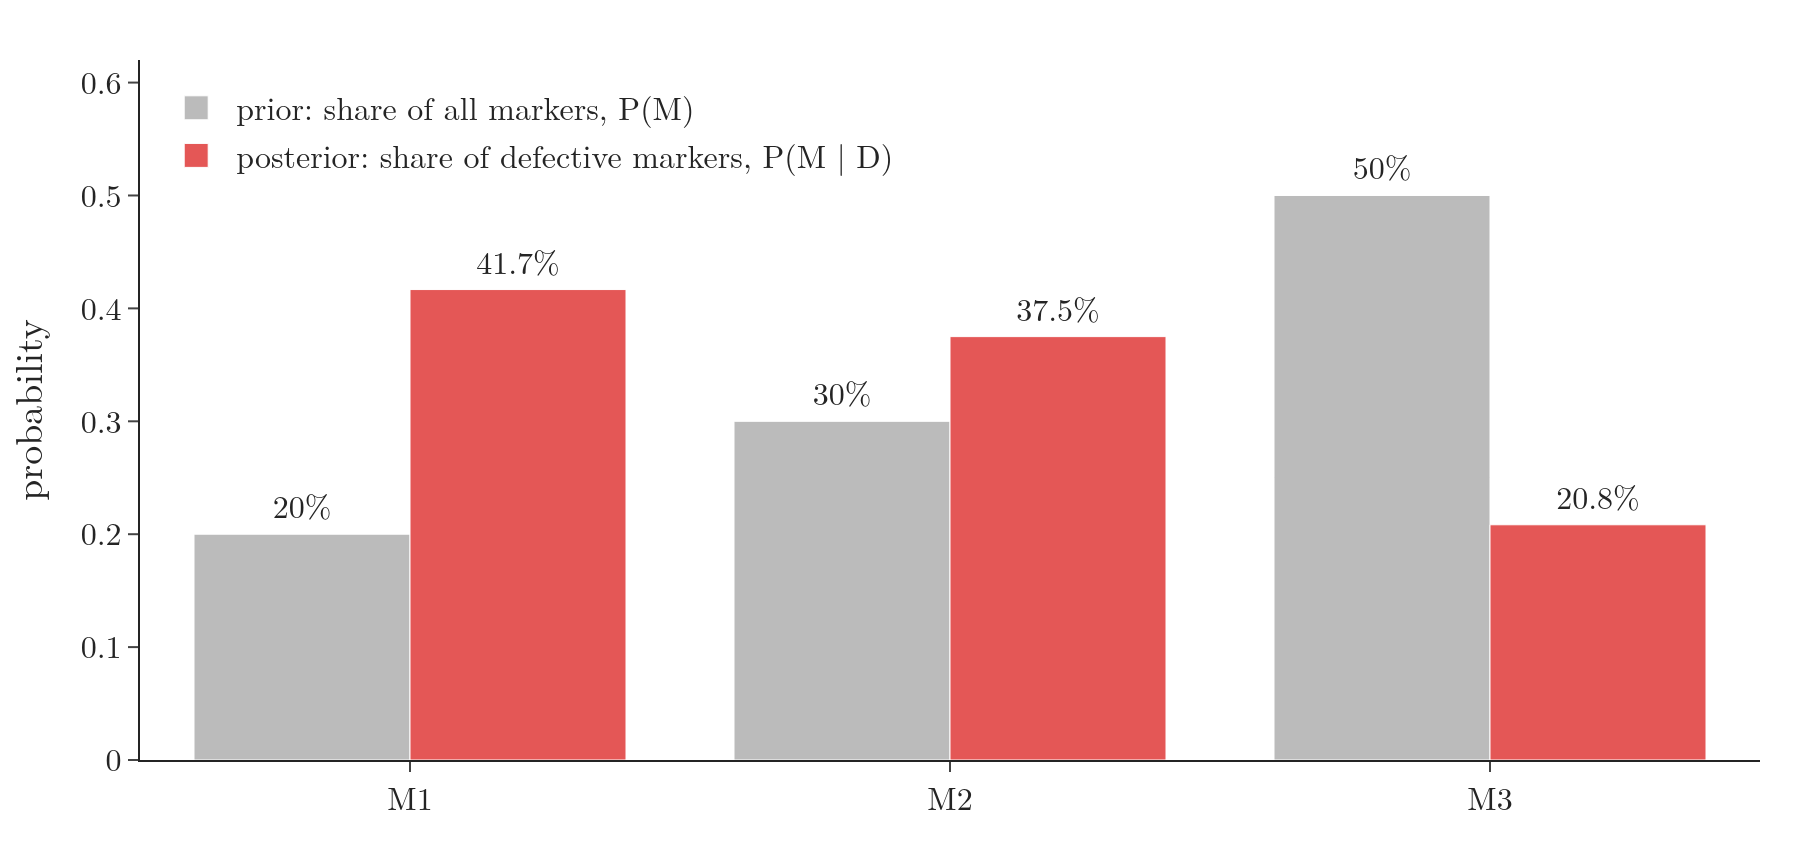

This figure's Python source:
"""Share of production vs share of defects for the three machines (Plotly)."""
from pathlib import Path
import plotly.graph_objects as go

here = Path(__file__).parent
m = ["M1", "M2", "M3"]
prior = [0.2, 0.3, 0.5]
defect = [0.05, 0.03, 0.01]
joint = [p * d for p, d in zip(prior, defect)]
post = [j / sum(joint) for j in joint]
print(sum(joint), [round(p, 3) for p in post])
fig = go.Figure()
fig.add_trace(go.Bar(x=m, y=prior, name="prior: share of all markers, P(M)", marker_color="#BBBBBB",
                     text=[f"{v:.0%}" for v in prior], textposition="outside"))
fig.add_trace(go.Bar(x=m, y=post, name="posterior: share of defective markers, P(M | D)", marker_color="#E45756",
                     text=[f"{v:.1%}" for v in post], textposition="outside"))
fig.update_layout(template="simple_white", width=900, height=430, barmode="group", font=dict(family="Latin Modern Roman", size=16),
                  legend=dict(x=0.01, y=0.98), margin=dict(l=60, r=20, t=30, b=50), yaxis=dict(range=[0, 0.62], title="probability"))
fig.write_image(here / "posterior.png", scale=2); fig.write_image(here / "posterior.pdf")
